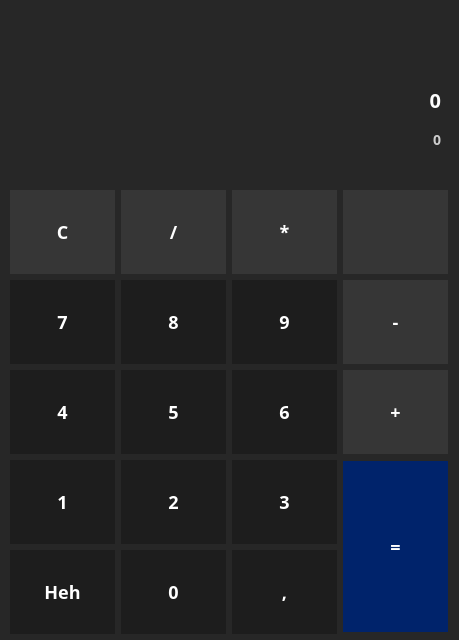
<?xml version="1.0" encoding="UTF-8"?>
<ui version="4.0">
 <class>MainWindow</class>
 <widget class="QMainWindow" name="MainWindow">
  <property name="geometry">
   <rect>
    <x>0</x>
    <y>0</y>
    <width>459</width>
    <height>640</height>
   </rect>
  </property>
  <property name="minimumSize">
   <size>
    <width>459</width>
    <height>640</height>
   </size>
  </property>
  <property name="maximumSize">
   <size>
    <width>459</width>
    <height>640</height>
   </size>
  </property>
  <property name="windowTitle">
   <string>MainWindow</string>
  </property>
  <property name="layoutDirection">
   <enum>Qt::LeftToRight</enum>
  </property>
  <property name="styleSheet">
   <string notr="true">QWidget {
	color: white;
	background-color: rgb(39, 39, 39);
	font-family: Rubik;
	font-size: 18px;
	font-weight: 600
}
QLabel#label {
	font-size: 20px;
}
QLabel#label_2 {
	font-size: 14px;
}

QPushButton {
	background-color: rgb(29, 29, 29);
	border: none;
}
QPushButton:hover {
    background-color: #666;
}
QPushButton:pressed {
    background-color: #888;
}

QPushButton#btn_equal {
	background-color: rgb(0, 35, 107);
}
QPushButton#btn_equal:hover {
	background-color: rgb(0, 48, 145);
}

QPushButton#btn_multi, #btn_del, #btn_plus, #btn_minus, #btn_C, #btn_back{
	background-color: rgb(54, 54, 54);
}
QPushButton#btn_multi:hover, #btn_del:hover, #btn_plus:hover, #btn_minus:hover, #btn_C:hover, #btn_back:hover {
	background-color: #666;
}</string>
  </property>
  <widget class="QWidget" name="centralwidget">
   <property name="styleSheet">
    <string notr="true"/>
   </property>
   <widget class="QLabel" name="label">
    <property name="geometry">
     <rect>
      <x>20</x>
      <y>80</y>
      <width>421</width>
      <height>41</height>
     </rect>
    </property>
    <property name="focusPolicy">
     <enum>Qt::TabFocus</enum>
    </property>
    <property name="layoutDirection">
     <enum>Qt::RightToLeft</enum>
    </property>
    <property name="autoFillBackground">
     <bool>false</bool>
    </property>
    <property name="styleSheet">
     <string notr="true">color: rgb(255, 255, 255);
background-color: rgb(39, 39, 39);</string>
    </property>
    <property name="text">
     <string>0</string>
    </property>
    <property name="alignment">
     <set>Qt::AlignRight|Qt::AlignTrailing|Qt::AlignVCenter</set>
    </property>
   </widget>
   <widget class="QLabel" name="label_2">
    <property name="geometry">
     <rect>
      <x>20</x>
      <y>130</y>
      <width>421</width>
      <height>21</height>
     </rect>
    </property>
    <property name="focusPolicy">
     <enum>Qt::TabFocus</enum>
    </property>
    <property name="layoutDirection">
     <enum>Qt::RightToLeft</enum>
    </property>
    <property name="autoFillBackground">
     <bool>false</bool>
    </property>
    <property name="styleSheet">
     <string notr="true">color: rgb(205, 205, 205);
background-color: rgb(39, 39, 39);</string>
    </property>
    <property name="text">
     <string>0</string>
    </property>
    <property name="alignment">
     <set>Qt::AlignRight|Qt::AlignTrailing|Qt::AlignVCenter</set>
    </property>
   </widget>
   <widget class="QWidget" name="layoutWidget">
    <property name="geometry">
     <rect>
      <x>10</x>
      <y>190</y>
      <width>440</width>
      <height>446</height>
     </rect>
    </property>
    <layout class="QGridLayout" name="gridLayout">
     <item row="0" column="0">
      <widget class="QPushButton" name="btn_C">
       <property name="minimumSize">
        <size>
         <width>105</width>
         <height>84</height>
        </size>
       </property>
       <property name="maximumSize">
        <size>
         <width>105</width>
         <height>84</height>
        </size>
       </property>
       <property name="cursor">
        <cursorShape>PointingHandCursor</cursorShape>
       </property>
       <property name="styleSheet">
        <string notr="true"/>
       </property>
       <property name="text">
        <string>С</string>
       </property>
      </widget>
     </item>
     <item row="0" column="1">
      <widget class="QPushButton" name="btn_del">
       <property name="minimumSize">
        <size>
         <width>105</width>
         <height>84</height>
        </size>
       </property>
       <property name="maximumSize">
        <size>
         <width>105</width>
         <height>84</height>
        </size>
       </property>
       <property name="cursor">
        <cursorShape>PointingHandCursor</cursorShape>
       </property>
       <property name="styleSheet">
        <string notr="true"/>
       </property>
       <property name="text">
        <string>/</string>
       </property>
      </widget>
     </item>
     <item row="0" column="2">
      <widget class="QPushButton" name="btn_multi">
       <property name="minimumSize">
        <size>
         <width>105</width>
         <height>84</height>
        </size>
       </property>
       <property name="maximumSize">
        <size>
         <width>105</width>
         <height>84</height>
        </size>
       </property>
       <property name="cursor">
        <cursorShape>PointingHandCursor</cursorShape>
       </property>
       <property name="styleSheet">
        <string notr="true"/>
       </property>
       <property name="text">
        <string>*</string>
       </property>
      </widget>
     </item>
     <item row="0" column="3">
      <widget class="QPushButton" name="btn_back">
       <property name="minimumSize">
        <size>
         <width>105</width>
         <height>84</height>
        </size>
       </property>
       <property name="maximumSize">
        <size>
         <width>105</width>
         <height>84</height>
        </size>
       </property>
       <property name="cursor">
        <cursorShape>PointingHandCursor</cursorShape>
       </property>
       <property name="styleSheet">
        <string notr="true"/>
       </property>
       <property name="text">
        <string/>
       </property>
       <property name="icon">
        <iconset resource="files.qrc">
         <normaloff>:/icons/backspace_FILL0_wght400_GRAD0_opsz48.png</normaloff>:/icons/backspace_FILL0_wght400_GRAD0_opsz48.png</iconset>
       </property>
       <property name="iconSize">
        <size>
         <width>32</width>
         <height>32</height>
        </size>
       </property>
      </widget>
     </item>
     <item row="1" column="0">
      <widget class="QPushButton" name="btn_7">
       <property name="enabled">
        <bool>true</bool>
       </property>
       <property name="sizePolicy">
        <sizepolicy hsizetype="Minimum" vsizetype="Fixed">
         <horstretch>0</horstretch>
         <verstretch>0</verstretch>
        </sizepolicy>
       </property>
       <property name="minimumSize">
        <size>
         <width>105</width>
         <height>84</height>
        </size>
       </property>
       <property name="maximumSize">
        <size>
         <width>105</width>
         <height>84</height>
        </size>
       </property>
       <property name="cursor">
        <cursorShape>PointingHandCursor</cursorShape>
       </property>
       <property name="styleSheet">
        <string notr="true"/>
       </property>
       <property name="text">
        <string>7</string>
       </property>
      </widget>
     </item>
     <item row="1" column="1">
      <widget class="QPushButton" name="btn_8">
       <property name="enabled">
        <bool>true</bool>
       </property>
       <property name="sizePolicy">
        <sizepolicy hsizetype="Minimum" vsizetype="Fixed">
         <horstretch>0</horstretch>
         <verstretch>0</verstretch>
        </sizepolicy>
       </property>
       <property name="minimumSize">
        <size>
         <width>105</width>
         <height>84</height>
        </size>
       </property>
       <property name="maximumSize">
        <size>
         <width>105</width>
         <height>84</height>
        </size>
       </property>
       <property name="cursor">
        <cursorShape>PointingHandCursor</cursorShape>
       </property>
       <property name="styleSheet">
        <string notr="true"/>
       </property>
       <property name="text">
        <string>8</string>
       </property>
      </widget>
     </item>
     <item row="1" column="2">
      <widget class="QPushButton" name="btn_9">
       <property name="enabled">
        <bool>true</bool>
       </property>
       <property name="sizePolicy">
        <sizepolicy hsizetype="Minimum" vsizetype="Fixed">
         <horstretch>0</horstretch>
         <verstretch>0</verstretch>
        </sizepolicy>
       </property>
       <property name="minimumSize">
        <size>
         <width>105</width>
         <height>84</height>
        </size>
       </property>
       <property name="maximumSize">
        <size>
         <width>105</width>
         <height>84</height>
        </size>
       </property>
       <property name="cursor">
        <cursorShape>PointingHandCursor</cursorShape>
       </property>
       <property name="styleSheet">
        <string notr="true"/>
       </property>
       <property name="text">
        <string>9</string>
       </property>
      </widget>
     </item>
     <item row="1" column="3">
      <widget class="QPushButton" name="btn_minus">
       <property name="minimumSize">
        <size>
         <width>105</width>
         <height>84</height>
        </size>
       </property>
       <property name="maximumSize">
        <size>
         <width>105</width>
         <height>84</height>
        </size>
       </property>
       <property name="cursor">
        <cursorShape>PointingHandCursor</cursorShape>
       </property>
       <property name="styleSheet">
        <string notr="true"/>
       </property>
       <property name="text">
        <string>-</string>
       </property>
      </widget>
     </item>
     <item row="2" column="0">
      <widget class="QPushButton" name="btn_4">
       <property name="enabled">
        <bool>true</bool>
       </property>
       <property name="sizePolicy">
        <sizepolicy hsizetype="Minimum" vsizetype="Fixed">
         <horstretch>0</horstretch>
         <verstretch>0</verstretch>
        </sizepolicy>
       </property>
       <property name="minimumSize">
        <size>
         <width>105</width>
         <height>84</height>
        </size>
       </property>
       <property name="maximumSize">
        <size>
         <width>105</width>
         <height>84</height>
        </size>
       </property>
       <property name="cursor">
        <cursorShape>PointingHandCursor</cursorShape>
       </property>
       <property name="styleSheet">
        <string notr="true"/>
       </property>
       <property name="text">
        <string>4</string>
       </property>
      </widget>
     </item>
     <item row="2" column="1">
      <widget class="QPushButton" name="btn_5">
       <property name="enabled">
        <bool>true</bool>
       </property>
       <property name="sizePolicy">
        <sizepolicy hsizetype="Minimum" vsizetype="Fixed">
         <horstretch>0</horstretch>
         <verstretch>0</verstretch>
        </sizepolicy>
       </property>
       <property name="minimumSize">
        <size>
         <width>105</width>
         <height>84</height>
        </size>
       </property>
       <property name="maximumSize">
        <size>
         <width>105</width>
         <height>84</height>
        </size>
       </property>
       <property name="cursor">
        <cursorShape>PointingHandCursor</cursorShape>
       </property>
       <property name="styleSheet">
        <string notr="true"/>
       </property>
       <property name="text">
        <string>5</string>
       </property>
      </widget>
     </item>
     <item row="2" column="2">
      <widget class="QPushButton" name="btn_6">
       <property name="enabled">
        <bool>true</bool>
       </property>
       <property name="sizePolicy">
        <sizepolicy hsizetype="Minimum" vsizetype="Fixed">
         <horstretch>0</horstretch>
         <verstretch>0</verstretch>
        </sizepolicy>
       </property>
       <property name="minimumSize">
        <size>
         <width>105</width>
         <height>84</height>
        </size>
       </property>
       <property name="maximumSize">
        <size>
         <width>105</width>
         <height>84</height>
        </size>
       </property>
       <property name="cursor">
        <cursorShape>PointingHandCursor</cursorShape>
       </property>
       <property name="styleSheet">
        <string notr="true"/>
       </property>
       <property name="text">
        <string>6</string>
       </property>
      </widget>
     </item>
     <item row="2" column="3">
      <widget class="QPushButton" name="btn_plus">
       <property name="minimumSize">
        <size>
         <width>105</width>
         <height>84</height>
        </size>
       </property>
       <property name="maximumSize">
        <size>
         <width>105</width>
         <height>84</height>
        </size>
       </property>
       <property name="cursor">
        <cursorShape>PointingHandCursor</cursorShape>
       </property>
       <property name="styleSheet">
        <string notr="true"/>
       </property>
       <property name="text">
        <string>+</string>
       </property>
      </widget>
     </item>
     <item row="3" column="0">
      <widget class="QPushButton" name="btn_1">
       <property name="enabled">
        <bool>true</bool>
       </property>
       <property name="sizePolicy">
        <sizepolicy hsizetype="Minimum" vsizetype="Fixed">
         <horstretch>0</horstretch>
         <verstretch>0</verstretch>
        </sizepolicy>
       </property>
       <property name="minimumSize">
        <size>
         <width>105</width>
         <height>84</height>
        </size>
       </property>
       <property name="maximumSize">
        <size>
         <width>105</width>
         <height>84</height>
        </size>
       </property>
       <property name="cursor">
        <cursorShape>PointingHandCursor</cursorShape>
       </property>
       <property name="styleSheet">
        <string notr="true"/>
       </property>
       <property name="text">
        <string>1</string>
       </property>
      </widget>
     </item>
     <item row="3" column="1">
      <widget class="QPushButton" name="btn_2">
       <property name="enabled">
        <bool>true</bool>
       </property>
       <property name="sizePolicy">
        <sizepolicy hsizetype="Minimum" vsizetype="Fixed">
         <horstretch>0</horstretch>
         <verstretch>0</verstretch>
        </sizepolicy>
       </property>
       <property name="minimumSize">
        <size>
         <width>105</width>
         <height>84</height>
        </size>
       </property>
       <property name="maximumSize">
        <size>
         <width>105</width>
         <height>84</height>
        </size>
       </property>
       <property name="cursor">
        <cursorShape>PointingHandCursor</cursorShape>
       </property>
       <property name="styleSheet">
        <string notr="true"/>
       </property>
       <property name="text">
        <string>2</string>
       </property>
      </widget>
     </item>
     <item row="3" column="2">
      <widget class="QPushButton" name="btn_3">
       <property name="enabled">
        <bool>true</bool>
       </property>
       <property name="sizePolicy">
        <sizepolicy hsizetype="Minimum" vsizetype="Fixed">
         <horstretch>0</horstretch>
         <verstretch>0</verstretch>
        </sizepolicy>
       </property>
       <property name="minimumSize">
        <size>
         <width>105</width>
         <height>84</height>
        </size>
       </property>
       <property name="maximumSize">
        <size>
         <width>105</width>
         <height>84</height>
        </size>
       </property>
       <property name="cursor">
        <cursorShape>PointingHandCursor</cursorShape>
       </property>
       <property name="styleSheet">
        <string notr="true"/>
       </property>
       <property name="text">
        <string>3</string>
       </property>
      </widget>
     </item>
     <item row="3" column="3" rowspan="2">
      <widget class="QPushButton" name="btn_equal">
       <property name="enabled">
        <bool>true</bool>
       </property>
       <property name="sizePolicy">
        <sizepolicy hsizetype="Minimum" vsizetype="Fixed">
         <horstretch>0</horstretch>
         <verstretch>0</verstretch>
        </sizepolicy>
       </property>
       <property name="minimumSize">
        <size>
         <width>105</width>
         <height>171</height>
        </size>
       </property>
       <property name="maximumSize">
        <size>
         <width>105</width>
         <height>171</height>
        </size>
       </property>
       <property name="cursor">
        <cursorShape>PointingHandCursor</cursorShape>
       </property>
       <property name="styleSheet">
        <string notr="true"/>
       </property>
       <property name="text">
        <string>=</string>
       </property>
      </widget>
     </item>
     <item row="4" column="0">
      <widget class="QPushButton" name="btn_Heh">
       <property name="enabled">
        <bool>true</bool>
       </property>
       <property name="sizePolicy">
        <sizepolicy hsizetype="Minimum" vsizetype="Fixed">
         <horstretch>0</horstretch>
         <verstretch>0</verstretch>
        </sizepolicy>
       </property>
       <property name="minimumSize">
        <size>
         <width>105</width>
         <height>84</height>
        </size>
       </property>
       <property name="maximumSize">
        <size>
         <width>105</width>
         <height>84</height>
        </size>
       </property>
       <property name="cursor">
        <cursorShape>PointingHandCursor</cursorShape>
       </property>
       <property name="styleSheet">
        <string notr="true"/>
       </property>
       <property name="text">
        <string>Heh</string>
       </property>
      </widget>
     </item>
     <item row="4" column="1">
      <widget class="QPushButton" name="btn_zero">
       <property name="enabled">
        <bool>true</bool>
       </property>
       <property name="sizePolicy">
        <sizepolicy hsizetype="Minimum" vsizetype="Fixed">
         <horstretch>0</horstretch>
         <verstretch>0</verstretch>
        </sizepolicy>
       </property>
       <property name="minimumSize">
        <size>
         <width>105</width>
         <height>84</height>
        </size>
       </property>
       <property name="maximumSize">
        <size>
         <width>105</width>
         <height>84</height>
        </size>
       </property>
       <property name="cursor">
        <cursorShape>PointingHandCursor</cursorShape>
       </property>
       <property name="styleSheet">
        <string notr="true"/>
       </property>
       <property name="text">
        <string>0</string>
       </property>
      </widget>
     </item>
     <item row="4" column="2">
      <widget class="QPushButton" name="btn_drob">
       <property name="enabled">
        <bool>true</bool>
       </property>
       <property name="sizePolicy">
        <sizepolicy hsizetype="Minimum" vsizetype="Fixed">
         <horstretch>0</horstretch>
         <verstretch>0</verstretch>
        </sizepolicy>
       </property>
       <property name="minimumSize">
        <size>
         <width>105</width>
         <height>84</height>
        </size>
       </property>
       <property name="maximumSize">
        <size>
         <width>105</width>
         <height>84</height>
        </size>
       </property>
       <property name="cursor">
        <cursorShape>PointingHandCursor</cursorShape>
       </property>
       <property name="styleSheet">
        <string notr="true"/>
       </property>
       <property name="text">
        <string>,</string>
       </property>
      </widget>
     </item>
    </layout>
   </widget>
  </widget>
 </widget>
 <resources>
  <include location="files.qrc"/>
 </resources>
 <connections/>
</ui>
